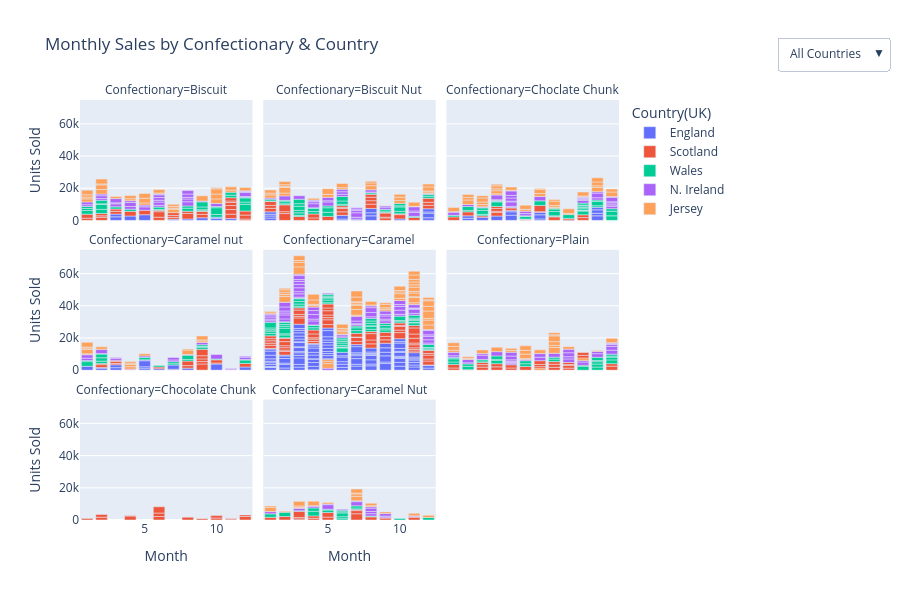

This figure's notebook cell:
### Code cell
fig = px.bar(
    df,
    x="Month",
    y="Units Sold",
    color="Country(UK)",
    facet_col="Confectionary",
    facet_col_wrap=3,   # ✅ Wrap after 3 charts to avoid overlap
    title="Monthly Sales by Confectionary & Country"
)

# Rotate facet labels to avoid overlap
for annotation in fig.layout.annotations:
    annotation.textangle = 0

# Increase figure size for clarity
fig.update_layout(
    height=600,
    width=900,
    margin=dict(t=100),
    font=dict(size=12),
    updatemenus=[{
        "buttons": [
            {"method": "update", "label": "All Countries",
             "args": [{"visible": [True]*len(fig.data)}]},
            {"method": "update", "label": "England",
             "args": [{"visible": [trace.name == "England" for trace in fig.data]}]},
            {"method": "update", "label": "Scotland",
             "args": [{"visible": [trace.name == "Scotland" for trace in fig.data]}]},
            {"method": "update", "label": "Wales",
             "args": [{"visible": [trace.name == "Wales" for trace in fig.data]}]},
            {"method": "update", "label": "N. Ireland",
             "args": [{"visible": [trace.name == " N. Ireland" for trace in fig.data]}]},
            {"method": "update", "label": "Jersey",
             "args": [{"visible": [trace.name == "Jersey" for trace in fig.data]}]},
        ],
        "direction": "down",
        "x": 1.5,
        "y": 1.15,
        "showactive": True
    }]
)

fig.show()

### Figure 1 — Plotly figure (JSON) as saved in the notebook; plotly's stock layout.template omitted (floating-point values rounded to 4 significant figures)
{"data": [{"hovertemplate": "Country(UK)=England<br>Confectionary=Biscuit<br>Month=%{x}<br>Units Sold=%{y}<extra></extra>", "legendgroup": "England", "marker": {"color": "#636efa", "pattern": {"shape": ""}}, "name": "England", "orientation": "v", "showlegend": true, "textposition": "auto", "type": "bar", "x": [11, 7, 10, 9, 3, 5, 10, 4, 3, 8], "xaxis": "x7", "y": [1118.0, 708.0, 1269.0, 1631.0, 2240.0, 3521.0, 707.0, 2734.0, 1659.0, 888.0], "yaxis": "y7"}, {"hovertemplate": "Country(UK)=England<br>Confectionary=Biscuit Nut<br>Month=%{x}<br>Units Sold=%{y}<extra></extra>", "legendgroup": "England", "marker": {"color": "#636efa", "pattern": {"shape": ""}}, "name": "England", "orientation": "v", "showlegend": false, "textposition": "auto", "type": "bar", "x": [12, 1, 7, 1, 12, 6, 8, 8, 1, 12, 12, 8, 10, 1, 6], "xaxis": "x8", "y": [1619.0, 1445.0, 743.0, 1295.0, 2852.0, 831.0, 2844.0, 1884.0, 1094.0, 819.0, 1937.0, 2689.0, 923.0, 1496.0, 2300.0], "yaxis": "y8"}, {"hovertemplate": "Country(UK)=England<br>Confectionary=Choclate Chunk<br>Month=%{x}<br>Units Sold=%{y}<extra></extra>", "legendgroup": "England", "marker": {"color": "#636efa", "pattern": {"shape": ""}}, "name": "England", "orientation": "v", "showlegend": false, "textposition": "auto", "type": "bar", "x": [3, 9, 2, 7, 4, 9, 11, 11, 5, 11, 7, 5, 7, 11, 2, 5], "xaxis": "x9", "y": [2001.0, 1817.0, 1326.0, 944.0, 2729.0, NaN, 2844.0, 1582.0, 3245.0, 2134.0, 2529.0, 2109.0, 1583.0, 1565.0, 1496.0, 866.0], "yaxis": "y9"}, {"hovertemplate": "Country(UK)=England<br>Confectionary=Caramel nut<br>Month=%{x}<br>Units Sold=%{y}<extra></extra>", "legendgroup": "England", "marker": {"color": "#636efa", "pattern": {"shape": ""}}, "name": "England", "orientation": "v", "showlegend": false, "textposition": "auto", "type": "bar", "x": [6, 12, 10, 1, 5, 2, 5, 3, 7, 5, 5, 8, 2, 3, 7], "xaxis": "x4", "y": [923.0, 2009.0, 3851.0, 2431.0, 952.0, 1262.0, 1135.0, 1582.0, 598.0, 3794.0, 567.0, 1269.0, 384.0, 1808.0, 2632.0], "yaxis": "y4"}, {"hovertemplate": "Country(UK)=England<br>Confectionary=Caramel<br>Month=%{x}<br>Units Sold=%{y}<extra></extra>", "legendgroup": "England", "marker": {"color": "#636efa", "pattern": {"shape": ""}}, "name": "England", "orientation": "v", "showlegend": false, "textposition": "auto", "type": "bar", "x": [4, 10, 1, 10, 12, 3, 5, 8, 6, 11, 9, 1, 4, 4, 3, 1, 8, 9, 4, 3, 10, 2, 8, 12, 3, 1, 5, 10, 3, 7, 3, 3, 8, 5, 5, 3, 10, 9, 10, 3, 11, 2, 4, 3, 4, 6, 8, 7, 3, 1, 10, 5, 11, 9, 7, 8, 9, 4, 1, 6, 11, 11, 5, 6, 2, 9, 3, 11, 6, 5, 4, 8, 1, 1, 3, 7, 4, 7, 11, 10, 2, 3, 10, 6, 1, 5, 2, 5, 5, 7, 10, 5, 5, 8, 4, 1, 3, 5, 4, 7, 2, 7, 12, 10, 3], "xaxis": "x5", "y": [292.0, 2518.0, 1817.0, 2363.0, 1295.0, 1916.0, 2852.0, 2729.0, 1774.0, 2009.0, 4251.0, 218.0, 2074.0, 2431.0, 1702.0, 257.0, 1094.0, 873.0, 2105.0, 4026.0, 2394.0, 1366.0, 2632.0, 1583.0, 1565.0, 1249.0, 2428.0, 700.0, 1614.0, 2559.0, 723.0, 2518.0, 2666.0, 1830.0, 1967.0, 488.0, 708.0, 3803.0, 2321.0, 2734.0, 1249.0, 2228.0, 200.0, 388.0, 2300.0, 1916.0, 552.0, 1135.0, 1645.0, 1118.0, 708.0, 1269.0, 1631.0, 2240.0, 3521.0, 707.0, 2734.0, 1659.0, 888.0, 1619.0, 1445.0, 743.0, 1295.0, 2852.0, 831.0, 2844.0, 1884.0, 1094.0, 819.0, 1937.0, 2689.0, 923.0, 1496.0, 2300.0, 2001.0, 1817.0, 1326.0, 944.0, 2729.0, 1874.0, 2844.0, 1582.0, 3245.0, 2134.0, 2529.0, 2109.0, 1583.0, 1565.0, 1496.0, 866.0, 923.0, 2009.0, 3851.0, 2431.0, 952.0, 1262.0, 1135.0, 1582.0, 598.0, 3794.0, 567.0, 1269.0, 384.0, 1808.0, 2632.0], "yaxis": "y5"}, {"hovertemplate": "Country(UK)=Scotland<br>Confectionary=Biscuit<br>Month=%{x}<br>Units Sold=%{y}<extra></extra>", "legendgroup": "Scotland", "marker": {"color": "#EF553B", "pattern": {"shape": ""}}, "name": "Scotland", "orientation": "v", "showlegend": true, "textposition": "auto", "type": "bar", "x": [11, 2, 2, 6, 11, 9, 12, 2, 6, 7, 1, 1, 3, 11, 5, 11, 11, 9, 4, 11, 6, 3, 8, 7, 8, 12, 7, 12], "xaxis": "x7", "y": [2750.0, 1899.0, 941.0, 1988.0, 2876.0, 2072.0, 853.0, 1433.0, 3422.0, 1190.0, 1393.0, 2475.0, 1731.0, 2475.0, 2750.0, 1899.0, 941.0, 1988.0, 2876.0, 2072.0, 853.0, 1433.0, 3422.0, 1190.0, 1393.0, 2475.0, 1731.0, 2475.0], "yaxis": "y7"}, {"hovertemplate": "Country(UK)=Scotland<br>Confectionary=Biscuit Nut<br>Month=%{x}<br>Units Sold=%{y}<extra></extra>", "legendgroup": "Scotland", "marker": {"color": "#EF553B", "pattern": {"shape": ""}}, "name": "Scotland", "orientation": "v", "showlegend": false, "textposition": "auto", "type": "bar", "x": [6, 10, 12, 2, 12, 9, 5, 9, 1, 10, 3, 9, 1, 2, 6, 8, 8, 2, 11, 4, 12, 9, 8, 6, 4, 1, 8, 6], "xaxis": "x8", "y": [2178.0, 2671.0, 2155.0, 4244.0, 1865.0, 1563.0, 2487.0, 448.0, 2181.0, 490.0, 2441.0, 2522.0, 1790.0, 1174.0, 2178.0, 2671.0, 2155.0, 4244.0, 1865.0, 1563.0, 2487.0, 448.0, 2181.0, 490.0, 2441.0, 2522.0, 1790.0, 1174.0], "yaxis": "y8"}, {"hovertemplate": "Country(UK)=Scotland<br>Confectionary=Choclate Chunk<br>Month=%{x}<br>Units Sold=%{y}<extra></extra>", "legendgroup": "Scotland", "marker": {"color": "#EF553B", "pattern": {"shape": ""}}, "name": "Scotland", "orientation": "v", "showlegend": false, "textposition": "auto", "type": "bar", "x": [8, 4, 4, 10, 3, 1, 2, 4, 9, 6, 7, 4, 10, 7, 5, 9], "xaxis": "x9", "y": [2178.0, 2151.0, 787.0, 1744.0, 866.0, 2177.0, 2487.0, 1739.0, 959.0, 575.0, 381.0, 1227.0, 1734.0, 3875.0, 1491.0, 293.0], "yaxis": "y9"}, {"hovertemplate": "Country(UK)=Scotland<br>Confectionary=Caramel nut<br>Month=%{x}<br>Units Sold=%{y}<extra></extra>", "legendgroup": "Scotland", "marker": {"color": "#EF553B", "pattern": {"shape": ""}}, "name": "Scotland", "orientation": "v", "showlegend": false, "textposition": "auto", "type": "bar", "x": [2, 10, 9, 6, 12, 8, 9, 9, 9, 10, 2, 3, 9, 3, 8, 3], "xaxis": "x4", "y": [1804.0, 639.0, 3864.0, 1055.0, 2177.0, 1579.0, 1496.0, 1659.0, 1976.0, 1967.0, 639.0, 853.0, 3998.0, 1190.0, 2826.0, 663.0], "yaxis": "y4"}, {"hovertemplate": "Country(UK)=Scotland<br>Confectionary=Caramel<br>Month=%{x}<br>Units Sold=%{y}<extra></extra>", "legendgroup": "Scotland", "marker": {"color": "#EF553B", "pattern": {"shape": ""}}, "name": "Scotland", "orientation": "v", "showlegend": false, "textposition": "auto", "type": "bar", "x": [3, 2, 11, 2, 5, 11, 11, 12, 11, 12, 5, 4, 12, 8, 10, 2, 1, 9, 10, 2, 5, 7, 2, 8, 7, 5, 5, 4, 5, 7, 8, 7, 12, 4, 9, 3, 11, 5, 1, 8, 11, 1, 10, 11, 11, 1, 10, 2, 11, 3, 1, 12, 9, 4, 4, 10, 3, 3, 1, 2], "xaxis": "x5", "y": [3945.0, 2296.0, 1030.0, 787.0, 2155.0, 918.0, 1055.0, 2435.0, 1901.0, 1287.0, 2988.0, 1303.0, 2385.0, 2620.0, 3801.0, 1496.0, 448.0, 2101.0, 1535.0, 1227.0, 1324.0, 1954.0, 2532.0, 2426.0, 2441.0, 1594.0, 2696.0, 1393.0, 1731.0, 293.0, 3945.0, 2296.0, 1030.0, 787.0, 2155.0, 918.0, 1055.0, 2435.0, 1901.0, 1287.0, 2988.0, 1303.0, 2385.0, 2620.0, 3801.0, 1496.0, 448.0, 2101.0, 1535.0, 1227.0, 1324.0, 1954.0, 2532.0, 2426.0, 2441.0, 1594.0, 2696.0, 1393.0, 1731.0, 293.0], "yaxis": "y5"}, {"hovertemplate": "Country(UK)=Scotland<br>Confectionary=Plain<br>Month=%{x}<br>Units Sold=%{y}<extra></extra>", "legendgroup": "Scotland", "marker": {"color": "#EF553B", "pattern": {"shape": ""}}, "name": "Scotland", "orientation": "v", "showlegend": false, "textposition": "auto", "type": "bar", "x": [10, 1, 3, 10, 9, 5, 6, 5, 10, 10, 3, 9, 4, 8, 7, 7, 3, 8, 9, 9, 7, 7, 4, 1, 12, 12, 8, 10, 10, 2], "xaxis": "x6", "y": [1899.0, 1376.0, 1901.0, 544.0, 1287.0, 1385.0, 2342.0, 1976.0, 2181.0, 2501.0, 1562.0, 1666.0, 2072.0, 1773.0, 293.0, 1899.0, 1376.0, 1901.0, 544.0, 1287.0, 1385.0, 2342.0, 1976.0, 2181.0, 2501.0, 1562.0, 1666.0, 2072.0, 1773.0, 293.0], "yaxis": "y6"}, {"hovertemplate": "Country(UK)=Scotland<br>Confectionary=Chocolate Chunk<br>Month=%{x}<br>Units Sold=%{y}<extra></extra>", "legendgroup": "Scotland", "marker": {"color": "#EF553B", "pattern": {"shape": ""}}, "name": "Scotland", "orientation": "v", "showlegend": false, "textposition": "auto", "type": "bar", "x": [6, 6, 9, 2, 1, 12, 4, 8, 12, 11, 11, 10, 2, 6, 10, 4], "xaxis": "x", "y": [2178.0, 2151.0, 787.0, 1744.0, 866.0, 2177.0, 2487.0, 1739.0, 959.0, 575.0, 381.0, 1227.0, 1734.0, 3875.0, 1491.0, 293.0], "yaxis": "y"}, {"hovertemplate": "Country(UK)=Scotland<br>Confectionary=Caramel Nut<br>Month=%{x}<br>Units Sold=%{y}<extra></extra>", "legendgroup": "Scotland", "marker": {"color": "#EF553B", "pattern": {"shape": ""}}, "name": "Scotland", "orientation": "v", "showlegend": false, "textposition": "auto", "type": "bar", "x": [5, 3, 7, 4, 2, 11, 4, 1, 7, 8, 7, 3, 3, 9, 5, 11], "xaxis": "x2", "y": [1804.0, 639.0, 3864.0, 1055.0, 2177.0, 1579.0, 1496.0, 1659.0, 1976.0, 1967.0, 639.0, 853.0, 3998.0, 1190.0, 2826.0, 663.0], "yaxis": "y2"}, {"hovertemplate": "Country(UK)=Wales<br>Confectionary=Biscuit<br>Month=%{x}<br>Units Sold=%{y}<extra></extra>", "legendgroup": "Wales", "marker": {"color": "#00cc96", "pattern": {"shape": ""}}, "name": "Wales", "orientation": "v", "showlegend": true, "textposition": "auto", "type": "bar", "x": [12, 10, 9, 1, 8, 8, 1, 3, 11, 9, 2, 6, 2, 10, 9, 2, 2, 11, 4, 1, 12, 6, 10, 12, 12, 9], "xaxis": "x7", "y": [4220.0, 1686.0, 259.0, 2276.0, 1907.0, 1350.0, 1250.0, 1366.0, 1520.0, 711.0, 2574.0, 472.0, 3165.0, 4220.0, 1686.0, 259.0, 2276.0, 1907.0, 1350.0, 1250.0, 1366.0, 1520.0, 711.0, 2574.0, 472.0, 3165.0], "yaxis": "y7"}, {"hovertemplate": "Country(UK)=Wales<br>Confectionary=Biscuit Nut<br>Month=%{x}<br>Units Sold=%{y}<extra></extra>", "legendgroup": "Wales", "marker": {"color": "#00cc96", "pattern": {"shape": ""}}, "name": "Wales", "orientation": "v", "showlegend": false, "textposition": "auto", "type": "bar", "x": [12, 6, 4, 5, 3, 6, 12, 2, 3, 9, 5, 1, 10, 10, 9, 2, 8, 3, 3, 10, 4, 5, 11, 3, 2, 6, 4, 10, 3, 1], "xaxis": "x8", "y": [1321.0, 888.0, 1513.0, 2580.0, 689.0, 2021.0, 1116.0, 663.0, 1580.0, 792.0, 2811.0, 280.0, 1513.0, 2767.0, 1085.0, 1321.0, 888.0, 1513.0, 2580.0, 689.0, 2021.0, 1116.0, 663.0, 1580.0, 792.0, 2811.0, 280.0, 1513.0, 2767.0, 1085.0], "yaxis": "y8"}, {"hovertemplate": "Country(UK)=Wales<br>Confectionary=Choclate Chunk<br>Month=%{x}<br>Units Sold=%{y}<extra></extra>", "legendgroup": "Wales", "marker": {"color": "#00cc96", "pattern": {"shape": ""}}, "name": "Wales", "orientation": "v", "showlegend": false, "textposition": "auto", "type": "bar", "x": [7, 3, 6, 11, 4, 6, 3, 10, 8, 11, 2, 10, 3, 10, 4, 10, 10, 12, 11, 8, 1, 12, 12, 2, 9, 6, 8, 10, 5, 8, 3, 10, 10, 8], "xaxis": "x9", "y": [2838.0, 888.0, 263.0, 986.0, 2877.0, 1570.0, 2479.0, 2338.0, 422.0, 2659.0, 880.0, 360.0, 1531.0, 280.0, 492.0, 1175.0, 552.0, 2838.0, 888.0, 263.0, 986.0, 2877.0, 1570.0, 2479.0, 2338.0, 422.0, 2659.0, 880.0, 360.0, 1531.0, 280.0, 492.0, 1175.0, 552.0], "yaxis": "y9"}, {"hovertemplate": "Country(UK)=Wales<br>Confectionary=Caramel nut<br>Month=%{x}<br>Units Sold=%{y}<extra></extra>", "legendgroup": "Wales", "marker": {"color": "#00cc96", "pattern": {"shape": ""}}, "name": "Wales", "orientation": "v", "showlegend": false, "textposition": "auto", "type": "bar", "x": [12, 8, 2, 1, 7, 7, 5, 6, 2, 2, 9, 1, 9, 12, 8, 10, 9], "xaxis": "x4", "y": [2161.0, 1006.0, 1545.0, 2877.0, 807.0, 1250.0, 1530.0, 1001.0, 2087.0, 2338.0, 1307.0, 681.0, 510.0, 241.0, 2665.0, 472.0, 1013.0], "yaxis": "y4"}, {"hovertemplate": "Country(UK)=Wales<br>Confectionary=Caramel<br>Month=%{x}<br>Units Sold=%{y}<extra></extra>", "legendgroup": "Wales", "marker": {"color": "#00cc96", "pattern": {"shape": ""}}, "name": "Wales", "orientation": "v", "showlegend": false, "textposition": "auto", "type": "bar", "x": [3, 12, 9, 5, 2, 2, 1, 7, 10, 8, 4, 7, 2, 2, 2, 1, 11, 8, 11, 8, 3, 8, 1, 6, 6, 12, 6, 11, 9, 1, 6, 12, 4, 10, 5, 11, 3, 3, 11, 8, 2, 11, 1, 5, 7, 6, 9, 12, 5, 2, 9, 8, 5, 10, 3, 6, 4, 5, 6, 6], "xaxis": "x5", "y": [1006.0, 367.0, 1513.0, 747.0, 1728.0, 689.0, 1570.0, 1706.0, 795.0, 1415.0, 1372.0, 1743.0, 3513.0, 1259.0, 1095.0, 1366.0, 1598.0, 1934.0, 360.0, 241.0, 1359.0, 1531.0, 807.0, 2708.0, 357.0, 1013.0, 278.0, 1158.0, 1085.0, 1175.0, 1006.0, 367.0, 1513.0, 747.0, 1728.0, 689.0, 1570.0, 1706.0, 795.0, 1415.0, 1372.0, 1743.0, 3513.0, 1259.0, 1095.0, 1366.0, 1598.0, 1934.0, 360.0, 241.0, 1359.0, 1531.0, 807.0, 2708.0, 357.0, 1013.0, 278.0, 1158.0, 1085.0, 1175.0], "yaxis": "y5"}, {"hovertemplate": "Country(UK)=Wales<br>Confectionary=Plain<br>Month=%{x}<br>Units Sold=%{y}<extra></extra>", "legendgroup": "Wales", "marker": {"color": "#00cc96", "pattern": {"shape": ""}}, "name": "Wales", "orientation": "v", "showlegend": false, "textposition": "auto", "type": "bar", "x": [3, 8, 2, 11, 6, 11, 4, 12, 11, 4, 11, 10, 8, 3, 1, 4, 1, 12, 6, 11, 10, 2, 12, 10, 1, 12], "xaxis": "x6", "y": [921.0, 1545.0, 2146.0, 1958.0, 1706.0, 1859.0, 2021.0, 2342.0, 1460.0, 645.0, 711.0, NaN, 1199.0, 921.0, 1545.0, 2146.0, 1958.0, 1706.0, 1859.0, 2021.0, 2342.0, 1460.0, 645.0, 711.0, 766.0, 1199.0], "yaxis": "y6"}, {"hovertemplate": "Country(UK)=Wales<br>Confectionary=Caramel Nut<br>Month=%{x}<br>Units Sold=%{y}<extra></extra>", "legendgroup": "Wales", "marker": {"color": "#00cc96", "pattern": {"shape": ""}}, "name": "Wales", "orientation": "v", "showlegend": false, "textposition": "auto", "type": "bar", "x": [1, 10, 12, 4, 6, 6, 5, 7, 4, 6, 7, 6, 5, 3, 2, 8, 6], "xaxis": "x2", "y": [2161.0, 1006.0, 1545.0, 2877.0, 807.0, 1250.0, 1530.0, 1001.0, 2087.0, 2338.0, 1307.0, 681.0, 510.0, 241.0, 2665.0, 472.0, 1013.0], "yaxis": "y2"}, {"hovertemplate": "Country(UK)=N. Ireland<br>Confectionary=Biscuit<br>Month=%{x}<br>Units Sold=%{y}<extra></extra>", "legendgroup": "N. Ireland", "marker": {"color": "#ab63fa", "pattern": {"shape": ""}}, "name": "N. Ireland", "orientation": "v", "showlegend": true, "textposition": "auto", "type": "bar", "x": [1, 3, 2, 2, 6, 4, 4, 3, 1, 2, 6, 8, 5, 12, 9, 6, 10, 5, 6, 4, 6, 12, 12, 8, 8, 8, 3, 8, 12, 6], "xaxis": "x7", "y": [1101.0, 1865.0, 1074.0, 1683.0, 1123.0, 1679.0, 2460.0, 635.0, 1694.0, 1038.0, 2039.0, 2629.0, 2157.0, 410.0, 546.0, 1101.0, 1865.0, 1074.0, 1683.0, 1123.0, 1679.0, 2460.0, 635.0, 1694.0, 1038.0, 2039.0, 2629.0, 2157.0, 410.0, 546.0], "yaxis": "y7"}, {"hovertemplate": "Country(UK)=N. Ireland<br>Confectionary=Biscuit Nut<br>Month=%{x}<br>Units Sold=%{y}<extra></extra>", "legendgroup": "N. Ireland", "marker": {"color": "#ab63fa", "pattern": {"shape": ""}}, "name": "N. Ireland", "orientation": "v", "showlegend": false, "textposition": "auto", "type": "bar", "x": [5, 7, 6, 7, 8, 5, 6, 7, 12, 7, 3, 4, 7, 11, 4, 9, 2, 4, 1, 6, 8, 4, 11, 5, 11, 9], "xaxis": "x8", "y": [2470.0, 1210.0, 1397.0, 2791.0, 562.0, 727.0, 1540.0, 1362.0, 521.0, 886.0, 2156.0, 2579.0, 801.0, 2470.0, 1210.0, 1397.0, 2791.0, 562.0, 727.0, 1540.0, 1362.0, 521.0, 886.0, 2156.0, 2579.0, 801.0], "yaxis": "y8"}, {"hovertemplate": "Country(UK)=N. Ireland<br>Confectionary=Choclate Chunk<br>Month=%{x}<br>Units Sold=%{y}<extra></extra>", "legendgroup": "N. Ireland", "marker": {"color": "#ab63fa", "pattern": {"shape": ""}}, "name": "N. Ireland", "orientation": "v", "showlegend": false, "textposition": "auto", "type": "bar", "x": [11, 5, 1, 10, 7, 12, 5, 12, 5, 4, 10, 3, 10, 12, 11, 6, 12, 5, 5, 12, 6, 5, 11, 4, 1, 10, 10, 12, 2, 4], "xaxis": "x9", "y": [1397.0, 662.0, 1916.0, 1642.0, 2689.0, 1498.0, 2747.0, 877.0, 521.0, 341.0, 641.0, 432.0, 554.0, 1233.0, 2903.0, 1397.0, 662.0, 1916.0, 1642.0, 2689.0, 1498.0, 2747.0, 877.0, 521.0, 341.0, 641.0, 432.0, 554.0, 1233.0, 2903.0], "yaxis": "y9"}, {"hovertemplate": "Country(UK)=N. Ireland<br>Confectionary=Caramel nut<br>Month=%{x}<br>Units Sold=%{y}<extra></extra>", "legendgroup": "N. Ireland", "marker": {"color": "#ab63fa", "pattern": {"shape": ""}}, "name": "N. Ireland", "orientation": "v", "showlegend": false, "textposition": "auto", "type": "bar", "x": [1, 8, 7, 10, 12, 3, 4, 12, 2, 1, 2, 9, 5, 11, 3, 7, 11], "xaxis": "x4", "y": [1493.0, 362.0, 1084.0, 2861.0, 1498.0, 1333.0, 609.0, 635.0, 245.0, 2110.0, 2628.0, 1395.0, 905.0, 604.0, 410.0, 1575.0, 500.0], "yaxis": "y4"}, {"hovertemplate": "Country(UK)=N. Ireland<br>Confectionary=Caramel<br>Month=%{x}<br>Units Sold=%{y}<extra></extra>", "legendgroup": "N. Ireland", "marker": {"color": "#ab63fa", "pattern": {"shape": ""}}, "name": "N. Ireland", "orientation": "v", "showlegend": false, "textposition": "auto", "type": "bar", "x": [1, 12, 4, 2, 3, 8, 3, 11, 8, 9, 4, 2, 8, 3, 11, 3, 9, 11, 6, 12, 7, 12, 6, 3, 2, 2, 7, 11, 2, 4, 1, 12, 4, 3, 5, 8, 11, 3, 12, 7, 10, 3, 7, 1, 10, 10, 5, 12, 10, 9, 3, 4, 9, 9, 5, 1, 1, 6, 10, 2], "xaxis": "x5", "y": [974.0, 883.0, 2472.0, 1823.0, 662.0, 1084.0, 2031.0, 1138.0, 2689.0, 1607.0, 1114.0, 2460.0, 2993.0, 1362.0, 2565.0, 2417.0, 1038.0, 591.0, 1122.0, 1984.0, 886.0, 2156.0, 905.0, 2150.0, 1197.0, 1233.0, 571.0, 260.0, 2535.0, 2851.0, 974.0, 883.0, 2472.0, 1823.0, 662.0, 1084.0, 2031.0, 1138.0, 2689.0, 1607.0, 1114.0, 2460.0, 2993.0, 1362.0, 2565.0, 2417.0, NaN, 591.0, 1122.0, 1984.0, 886.0, 2156.0, 905.0, 2150.0, 1197.0, 1233.0, 571.0, 260.0, 2535.0, 2851.0], "yaxis": "y5"}, {"hovertemplate": "Country(UK)=N. Ireland<br>Confectionary=Plain<br>Month=%{x}<br>Units Sold=%{y}<extra></extra>", "legendgroup": "N. Ireland", "marker": {"color": "#ab63fa", "pattern": {"shape": ""}}, "name": "N. Ireland", "orientation": "v", "showlegend": false, "textposition": "auto", "type": "bar", "x": [12, 5, 9, 6, 10, 1, 10, 12, 7, 8, 3, 5, 7, 5, 9, 9, 5, 9, 2, 2, 12, 3, 5, 1, 5, 4, 12, 11, 12, 11], "xaxis": "x6", "y": [2470.0, 958.0, 2214.0, 690.0, 2031.0, 1138.0, 980.0, 2340.0, 2157.0, 2420.0, 2661.0, 604.0, 2255.0, 546.0, 1368.0, 2470.0, 958.0, 2214.0, 690.0, 2031.0, 1138.0, 980.0, 2340.0, 2157.0, 2420.0, 2661.0, 604.0, 2255.0, 546.0, 1368.0], "yaxis": "y6"}, {"hovertemplate": "Country(UK)=N. Ireland<br>Confectionary=Caramel Nut<br>Month=%{x}<br>Units Sold=%{y}<extra></extra>", "legendgroup": "N. Ireland", "marker": {"color": "#ab63fa", "pattern": {"shape": ""}}, "name": "N. Ireland", "orientation": "v", "showlegend": false, "textposition": "auto", "type": "bar", "x": [3, 11, 4, 5, 8, 8, 6, 9, 4, 8, 7, 1, 8, 9, 5, 9, 7], "xaxis": "x2", "y": [1493.0, 362.0, 1084.0, 2861.0, 1498.0, 1333.0, 609.0, 635.0, 245.0, 2110.0, 2628.0, 1395.0, 905.0, 604.0, 410.0, 1575.0, 500.0], "yaxis": "y2"}, {"hovertemplate": "Country(UK)=Jersey<br>Confectionary=Biscuit<br>Month=%{x}<br>Units Sold=%{y}<extra></extra>", "legendgroup": "Jersey", "marker": {"color": "#FFA15A", "pattern": {"shape": ""}}, "name": "Jersey", "orientation": "v", "showlegend": true, "textposition": "auto", "type": "bar", "x": [1, 7, 1, 7, 4, 1, 11, 10, 11, 6, 10, 10, 11, 2, 2, 4, 6, 7, 10, 7, 5, 3, 5, 12, 2, 2, 9, 10, 1, 5], "xaxis": "x7", "y": [1953.0, 2141.0, 1143.0, 615.0, 1236.0, 1372.0, 1282.0, 2907.0, 2071.0, 579.0, 2993.0, 3200.0, 270.0, 2844.0, 2914.0, 1953.0, 2141.0, 1143.0, 615.0, 1236.0, 1372.0, 1282.0, 2907.0, 2071.0, 579.0, 2993.0, 3200.0, 270.0, 2844.0, 2914.0], "yaxis": "y7"}, {"hovertemplate": "Country(UK)=Jersey<br>Confectionary=Biscuit Nut<br>Month=%{x}<br>Units Sold=%{y}<extra></extra>", "legendgroup": "Jersey", "marker": {"color": "#FFA15A", "pattern": {"shape": ""}}, "name": "Jersey", "orientation": "v", "showlegend": false, "textposition": "auto", "type": "bar", "x": [10, 8, 1, 11, 12, 12, 1, 10, 2, 2, 12, 8, 8, 5, 11, 1, 9, 6, 2, 2, 2, 12, 5, 6, 10, 4], "xaxis": "x8", "y": [1858.0, 2529.0, 1947.0, 274.0, 991.0, 570.0, 1118.0, 2030.0, 1761.0, 3446.0, 2567.0, 1743.0, 1010.0, 1858.0, 2529.0, 1947.0, 274.0, 991.0, 570.0, 1118.0, 2030.0, 1761.0, 3446.0, 2567.0, 1743.0, 1010.0], "yaxis": "y8"}, {"hovertemplate": "Country(UK)=Jersey<br>Confectionary=Choclate Chunk<br>Month=%{x}<br>Units Sold=%{y}<extra></extra>", "legendgroup": "Jersey", "marker": {"color": "#FFA15A", "pattern": {"shape": ""}}, "name": "Jersey", "orientation": "v", "showlegend": false, "textposition": "auto", "type": "bar", "x": [4, 12, 11, 8, 6, 5, 4, 3, 12, 2, 3, 11, 11, 3, 1, 8, 7, 9, 9, 7, 10, 4, 7, 5, 3, 4, 8, 2, 8, 10, 11, 6, 4, 2], "xaxis": "x9", "y": [727.0, 2844.0, 2663.0, 570.0, 1153.0, 437.0, 1956.0, 1352.0, 1867.0, 2807.0, 1579.0, 986.0, 2387.0, 2567.0, 2541.0, 1010.0, 1806.0, 727.0, 2844.0, 2663.0, 570.0, 1153.0, 437.0, 1956.0, 1352.0, 1867.0, 2807.0, 1579.0, 986.0, 2387.0, 2567.0, 2541.0, 1010.0, 1806.0], "yaxis": "y9"}, {"hovertemplate": "Country(UK)=Jersey<br>Confectionary=Caramel nut<br>Month=%{x}<br>Units Sold=%{y}<extra></extra>", "legendgroup": "Jersey", "marker": {"color": "#FFA15A", "pattern": {"shape": ""}}, "name": "Jersey", "orientation": "v", "showlegend": false, "textposition": "auto", "type": "bar", "x": [8, 4, 4, 1, 8, 1, 1, 11, 1, 5, 1, 4, 2, 9, 9, 9, 4], "xaxis": "x4", "y": [2821.0, 1566.0, 1465.0, 555.0, 602.0, 2832.0, 861.0, NaN, 547.0, 1372.0, 2907.0, 790.0, 1596.0, 986.0, 606.0, 2460.0, 914.0], "yaxis": "y4"}, {"hovertemplate": "Country(UK)=Jersey<br>Confectionary=Caramel<br>Month=%{x}<br>Units Sold=%{y}<extra></extra>", "legendgroup": "Jersey", "marker": {"color": "#FFA15A", "pattern": {"shape": ""}}, "name": "Jersey", "orientation": "v", "showlegend": false, "textposition": "auto", "type": "bar", "x": [11, 6, 3, 7, 12, 9, 10, 3, 11, 3, 11, 12, 11, 11, 8, 9, 11, 9, 12, 1, 2, 10, 4, 7, 11, 7, 11, 5, 2, 1, 10, 11, 12, 7, 11, 7, 5, 12, 12, 6, 7, 7, 11, 9, 12, 10, 10, 8, 2, 4, 7, 4, 6, 4, 12, 6, 2, 3, 5, 2], "xaxis": "x5", "y": [1143.0, 1514.0, 4493.0, 727.0, 2905.0, 1142.0, 1370.0, 2918.0, 3450.0, 1056.0, 274.0, 2992.0, 2327.0, 991.0, 602.0, 861.0, 2663.0, 2198.0, 1153.0, 678.0, 3675.0, 2797.0, 973.0, 3495.0, 1439.0, 2641.0, 1767.0, 2914.0, 1177.0, 914.0, 1143.0, 1514.0, 4493.0, 727.0, 2905.0, 1142.0, 1370.0, 2918.0, 3450.0, 1056.0, 274.0, 2992.0, 2327.0, 991.0, 602.0, 861.0, 2663.0, 2198.0, 1153.0, 678.0, 3675.0, 2797.0, 973.0, 3495.0, 1439.0, 2641.0, 1767.0, 2914.0, 1177.0, 914.0], "yaxis": "y5"}, {"hovertemplate": "Country(UK)=Jersey<br>Confectionary=Plain<br>Month=%{x}<br>Units Sold=%{y}<extra></extra>", "legendgroup": "Jersey", "marker": {"color": "#FFA15A", "pattern": {"shape": ""}}, "name": "Jersey", "orientation": "v", "showlegend": false, "textposition": "auto", "type": "bar", "x": [6, 3, 5, 10, 8, 4, 8, 6, 7, 6, 2, 7, 1, 11, 8, 7, 9, 8, 12, 5, 6, 1, 1, 8, 2, 8], "xaxis": "x6", "y": [615.0, 2301.0, 1142.0, 1566.0, 3627.0, 2723.0, 1282.0, 2797.0, 2328.0, 2313.0, 677.0, NaN, 1298.0, 615.0, 2301.0, 1142.0, 1566.0, 3627.0, 2723.0, 1282.0, 2797.0, 2328.0, 2313.0, 677.0, 983.0, 1298.0], "yaxis": "y6"}, {"hovertemplate": "Country(UK)=Jersey<br>Confectionary=Caramel Nut<br>Month=%{x}<br>Units Sold=%{y}<extra></extra>", "legendgroup": "Jersey", "marker": {"color": "#FFA15A", "pattern": {"shape": ""}}, "name": "Jersey", "orientation": "v", "showlegend": false, "textposition": "auto", "type": "bar", "x": [7, 11, 7, 8, 3, 4, 3, 1, 7, 12, 3, 1, 8, 9, 2, 7, 5], "xaxis": "x2", "y": [2821.0, 1566.0, 1465.0, 555.0, 602.0, 2832.0, 861.0, 2755.0, 547.0, 1372.0, 2907.0, 790.0, 1596.0, 986.0, 606.0, 2460.0, 914.0], "yaxis": "y2"}], "layout": {"annotations": [{"font": {}, "showarrow": false, "text": "Confectionary=Chocolate Chunk", "textangle": 0, "x": 0.16, "xanchor": "center", "xref": "paper", "y": 0.2867, "yanchor": "bottom", "yref": "paper"}, {"font": {}, "showarrow": false, "text": "Confectionary=Caramel Nut", "textangle": 0, "x": 0.5, "xanchor": "center", "xref": "paper", "y": 0.2867, "yanchor": "bottom", "yref": "paper"}, {"font": {}, "showarrow": false, "text": "Confectionary=Caramel nut", "textangle": 0, "x": 0.16, "xanchor": "center", "xref": "paper", "y": 0.6433, "yanchor": "bottom", "yref": "paper"}, {"font": {}, "showarrow": false, "text": "Confectionary=Caramel", "textangle": 0, "x": 0.5, "xanchor": "center", "xref": "paper", "y": 0.6433, "yanchor": "bottom", "yref": "paper"}, {"font": {}, "showarrow": false, "text": "Confectionary=Plain", "textangle": 0, "x": 0.84, "xanchor": "center", "xref": "paper", "y": 0.6433, "yanchor": "bottom", "yref": "paper"}, {"font": {}, "showarrow": false, "text": "Confectionary=Biscuit", "textangle": 0, "x": 0.16, "xanchor": "center", "xref": "paper", "y": 1.0, "yanchor": "bottom", "yref": "paper"}, {"font": {}, "showarrow": false, "text": "Confectionary=Biscuit Nut", "textangle": 0, "x": 0.5, "xanchor": "center", "xref": "paper", "y": 1.0, "yanchor": "bottom", "yref": "paper"}, {"font": {}, "showarrow": false, "text": "Confectionary=Choclate Chunk", "textangle": 0, "x": 0.84, "xanchor": "center", "xref": "paper", "y": 1.0, "yanchor": "bottom", "yref": "paper"}], "barmode": "relative", "font": {"size": 12}, "height": 600, "legend": {"title": {"text": "Country(UK)"}, "tracegroupgap": 0}, "margin": {"t": 100}, "title": {"text": "Monthly Sales by Confectionary & Country"}, "updatemenus": [{"buttons": [{"args": [{"visible": [true, true, true, true, true, true, true, true, true, true, true, true, true, true, true, true, true, true, true, true, true, true, true, true, true, true, true, true, true, true, true, true, true, true]}], "label": "All Countries", "method": "update"}, {"args": [{"visible": [true, true, true, true, true, false, false, false, false, false, false, false, false, false, false, false, false, false, false, false, false, false, false, false, false, false, false, false, false, false, false, false, false, false]}], "label": "England", "method": "update"}, {"args": [{"visible": [false, false, false, false, false, true, true, true, true, true, true, true, true, false, false, false, false, false, false, false, false, false, false, false, false, false, false, false, false, false, false, false, false, false]}], "label": "Scotland", "method": "update"}, {"args": [{"visible": [false, false, false, false, false, false, false, false, false, false, false, false, false, true, true, true, true, true, true, true, false, false, false, false, false, false, false, false, false, false, false, false, false, false]}], "label": "Wales", "method": "update"}, {"args": [{"visible": [false, false, false, false, false, false, false, false, false, false, false, false, false, false, false, false, false, false, false, false, false, false, false, false, false, false, false, false, false, false, false, false, false, false]}], "label": "N. Ireland", "method": "update"}, {"args": [{"visible": [false, false, false, false, false, false, false, false, false, false, false, false, false, false, false, false, false, false, false, false, false, false, false, false, false, false, false, true, true, true, true, true, true, true]}], "label": "Jersey", "method": "update"}], "direction": "down", "showactive": true, "x": 1.5, "y": 1.15}], "width": 900, "xaxis": {"anchor": "y", "autorange": true, "domain": [0, 0.32], "range": [0.5, 12.5], "title": {"text": "Month"}, "type": "linear"}, "xaxis2": {"anchor": "y2", "autorange": true, "domain": [0.34, 0.66], "matches": "x", "range": [0.5, 12.5], "title": {"text": "Month"}, "type": "linear"}, "xaxis3": {"anchor": "y3", "domain": [0.68, 1.0], "matches": "x", "title": {"text": "Month"}}, "xaxis4": {"anchor": "y4", "autorange": true, "domain": [0, 0.32], "matches": "x", "range": [0.5, 12.5], "showticklabels": false, "type": "linear"}, "xaxis5": {"anchor": "y5", "autorange": true, "domain": [0.34, 0.66], "matches": "x", "range": [0.5, 12.5], "showticklabels": false, "type": "linear"}, "xaxis6": {"anchor": "y6", "autorange": true, "domain": [0.68, 1.0], "matches": "x", "range": [0.5, 12.5], "showticklabels": false, "type": "linear"}, "xaxis7": {"anchor": "y7", "autorange": true, "domain": [0, 0.32], "matches": "x", "range": [0.5, 12.5], "showticklabels": false, "type": "linear"}, "xaxis8": {"anchor": "y8", "autorange": true, "domain": [0.34, 0.66], "matches": "x", "range": [0.5, 12.5], "showticklabels": false, "type": "linear"}, "xaxis9": {"anchor": "y9", "autorange": true, "domain": [0.68, 1.0], "matches": "x", "range": [0.5, 12.5], "showticklabels": false, "type": "linear"}, "yaxis": {"anchor": "x", "autorange": true, "domain": [0, 0.2867], "range": [0, 74780.0], "title": {"text": "Units Sold"}, "type": "linear"}, "yaxis2": {"anchor": "x2", "autorange": true, "domain": [0, 0.2867], "matches": "y", "range": [0, 74780.0], "showticklabels": false, "type": "linear"}, "yaxis3": {"anchor": "x3", "domain": [0, 0.2867], "matches": "y", "showticklabels": false}, "yaxis4": {"anchor": "x4", "autorange": true, "domain": [0.3567, 0.6433], "matches": "y", "range": [0, 74780.0], "title": {"text": "Units Sold"}, "type": "linear"}, "yaxis5": {"anchor": "x5", "autorange": true, "domain": [0.3567, 0.6433], "matches": "y", "range": [0, 74780.0], "showticklabels": false, "type": "linear"}, "yaxis6": {"anchor": "x6", "autorange": true, "domain": [0.3567, 0.6433], "matches": "y", "range": [0, 74780.0], "showticklabels": false, "type": "linear"}, "yaxis7": {"anchor": "x7", "autorange": true, "domain": [0.7133, 1.0], "matches": "y", "range": [0, 74780.0], "title": {"text": "Units Sold"}, "type": "linear"}, "yaxis8": {"anchor": "x8", "autorange": true, "domain": [0.7133, 1.0], "matches": "y", "range": [0, 74780.0], "showticklabels": false, "type": "linear"}, "yaxis9": {"anchor": "x9", "autorange": true, "domain": [0.7133, 1.0], "matches": "y", "range": [0, 74780.0], "showticklabels": false, "type": "linear"}}}
